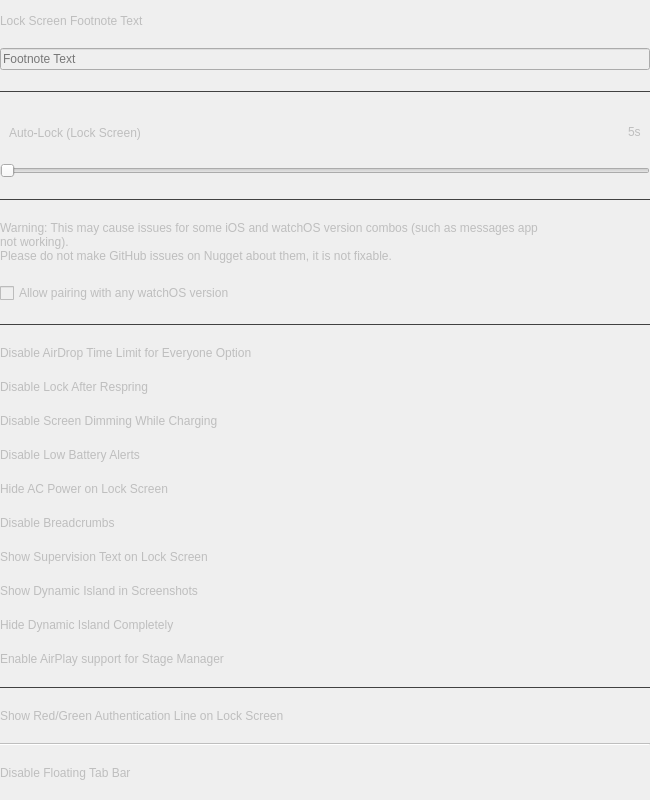
                <widget class="QWidget" name="scrollAreaWidgetContents">
                 <property name="geometry">
                  <rect>
                   <x>0</x>
                   <y>0</y>
                   <width>650</width>
                   <height>800</height>
                  </rect>
                 </property>
                 <property name="sizePolicy">
                  <sizepolicy hsizetype="Preferred" vsizetype="Expanding">
                   <horstretch>0</horstretch>
                   <verstretch>0</verstretch>
                  </sizepolicy>
                 </property>
                 <property name="minimumSize">
                  <size>
                   <width>650</width>
                   <height>500</height>
                  </size>
                 </property>
                 <property name="maximumSize">
                  <size>
                   <width>650</width>
                   <height>2000</height>
                  </size>
                 </property>
                 <layout class="QVBoxLayout" name="verticalLayout_9">
                  <property name="leftMargin">
                   <number>0</number>
                  </property>
                  <property name="topMargin">
                   <number>0</number>
                  </property>
                  <property name="rightMargin">
                   <number>0</number>
                  </property>
                  <property name="bottomMargin">
                   <number>0</number>
                  </property>
                  <item>
                   <widget class="QWidget" name="springboardOptionsPageContent" native="true">
                    <property name="enabled">
                     <bool>false</bool>
                    </property>
                    <property name="maximumSize">
                     <size>
                      <width>650</width>
                      <height>16777215</height>
                     </size>
                    </property>
                    <layout class="QVBoxLayout" name="_2">
                     <property name="leftMargin">
                      <number>0</number>
                     </property>
                     <property name="topMargin">
                      <number>0</number>
                     </property>
                     <property name="rightMargin">
                      <number>0</number>
                     </property>
                     <property name="bottomMargin">
                      <number>0</number>
                     </property>
                     <item>
                      <widget class="QLabel" name="footnoteLbl">
                       <property name="sizePolicy">
                        <sizepolicy hsizetype="Preferred" vsizetype="Fixed">
                         <horstretch>0</horstretch>
                         <verstretch>0</verstretch>
                        </sizepolicy>
                       </property>
                       <property name="text">
                        <string>Lock Screen Footnote Text</string>
                       </property>
                      </widget>
                     </item>
                     <item>
                      <widget class="QLineEdit" name="footnoteTxt">
                       <property name="placeholderText">
                        <string>Footnote Text</string>
                       </property>
                      </widget>
                     </item>
                     <item>
                      <widget class="Line" name="footnoteLine">
                       <property name="styleSheet">
                        <string notr="true">QFrame {
	color: #414141;
}</string>
                       </property>
                       <property name="frameShadow">
                        <enum>QFrame::Plain</enum>
                       </property>
                       <property name="orientation">
                        <enum>Qt::Horizontal</enum>
                       </property>
                      </widget>
                     </item>
                     <item>
                      <widget class="QWidget" name="autoLockLbl" native="true">
                       <property name="sizePolicy">
                        <sizepolicy hsizetype="Preferred" vsizetype="Fixed">
                         <horstretch>0</horstretch>
                         <verstretch>0</verstretch>
                        </sizepolicy>
                       </property>
                       <layout class="QHBoxLayout" name="horizontalLayout_16">
                        <property name="sizeConstraint">
                         <enum>QLayout::SetDefaultConstraint</enum>
                        </property>
                        <property name="bottomMargin">
                         <number>1</number>
                        </property>
                        <item>
                         <widget class="QLabel" name="lockScreenAutoLockLabel">
                          <property name="sizePolicy">
                           <sizepolicy hsizetype="Preferred" vsizetype="Fixed">
                            <horstretch>0</horstretch>
                            <verstretch>0</verstretch>
                           </sizepolicy>
                          </property>
                          <property name="text">
                           <string>Auto‑Lock (Lock Screen)</string>
                          </property>
                         </widget>
                        </item>
                        <item>
                         <spacer name="horizontalSpacer_10">
                          <property name="orientation">
                           <enum>Qt::Horizontal</enum>
                          </property>
                          <property name="sizeHint" stdset="0">
                           <size>
                            <width>40</width>
                            <height>20</height>
                           </size>
                          </property>
                         </spacer>
                        </item>
                        <item>
                         <widget class="QLabel" name="lockScreenAutoLockValueLabel">
                          <property name="sizePolicy">
                           <sizepolicy hsizetype="Preferred" vsizetype="Fixed">
                            <horstretch>0</horstretch>
                            <verstretch>0</verstretch>
                           </sizepolicy>
                          </property>
                          <property name="text">
                           <string notr="true">5s</string>
                          </property>
                         </widget>
                        </item>
                       </layout>
                      </widget>
                     </item>
                     <item>
                      <widget class="QSlider" name="lockScreenAutoLockSlider">
                       <property name="cursor">
                        <cursorShape>OpenHandCursor</cursorShape>
                       </property>
                       <property name="minimum">
                        <number>5</number>
                       </property>
                       <property name="maximum">
                        <number>100</number>
                       </property>
                       <property name="value">
                        <number>5</number>
                       </property>
                       <property name="orientation">
                        <enum>Qt::Horizontal</enum>
                       </property>
                      </widget>
                     </item>
                     <item>
                      <widget class="Line" name="lockScreenAutoLockSeparator">
                       <property name="styleSheet">
                        <string notr="true">QFrame {
	color: #414141;
}</string>
                       </property>
                       <property name="frameShadow">
                        <enum>QFrame::Plain</enum>
                       </property>
                       <property name="orientation">
                        <enum>Qt::Horizontal</enum>
                       </property>
                      </widget>
                     </item>
                     <item>
                      <widget class="QLabel" name="label_66">
                       <property name="sizePolicy">
                        <sizepolicy hsizetype="Preferred" vsizetype="Fixed">
                         <horstretch>0</horstretch>
                         <verstretch>0</verstretch>
                        </sizepolicy>
                       </property>
                       <property name="text">
                        <string>Warning: This may cause issues for some iOS and watchOS version combos (such as messages app
not working).
Please do not make GitHub issues on Nugget about them, it is not fixable.</string>
                       </property>
                      </widget>
                     </item>
                     <item>
                      <widget class="QCheckBox" name="watchOSChk">
                       <property name="text">
                        <string>Allow pairing with any watchOS version</string>
                       </property>
                      </widget>
                     </item>
                     <item>
                      <widget class="Line" name="line_29">
                       <property name="styleSheet">
                        <string notr="true">QFrame {
	color: #414141;
}</string>
                       </property>
                       <property name="frameShadow">
                        <enum>QFrame::Plain</enum>
                       </property>
                       <property name="orientation">
                        <enum>Qt::Horizontal</enum>
                       </property>
                      </widget>
                     </item>
                     <item>
                      <widget class="QWidget" name="airdropTimeLimitContent" native="true">
                       <property name="sizePolicy">
                        <sizepolicy hsizetype="Preferred" vsizetype="Fixed">
                         <horstretch>0</horstretch>
                         <verstretch>0</verstretch>
                        </sizepolicy>
                       </property>
                       <layout class="QVBoxLayout" name="verticalLayout_58">
                        <property name="leftMargin">
                         <number>0</number>
                        </property>
                        <property name="topMargin">
                         <number>0</number>
                        </property>
                        <property name="rightMargin">
                         <number>0</number>
                        </property>
                        <property name="bottomMargin">
                         <number>0</number>
                        </property>
                        <item>
                         <widget class="QLabel" name="label_46">
                          <property name="text">
                           <string>Disable AirDrop Time Limit for Everyone Option</string>
                          </property>
                         </widget>
                        </item>
                        <item>
                         <layout class="QHBoxLayout" name="airdropTimeLimitBtns"/>
                        </item>
                       </layout>
                      </widget>
                     </item>
                     <item>
                      <widget class="QWidget" name="disableLockRespringContent" native="true">
                       <property name="sizePolicy">
                        <sizepolicy hsizetype="Preferred" vsizetype="Fixed">
                         <horstretch>0</horstretch>
                         <verstretch>0</verstretch>
                        </sizepolicy>
                       </property>
                       <layout class="QVBoxLayout" name="verticalLayout_48">
                        <property name="leftMargin">
                         <number>0</number>
                        </property>
                        <property name="topMargin">
                         <number>0</number>
                        </property>
                        <property name="rightMargin">
                         <number>0</number>
                        </property>
                        <property name="bottomMargin">
                         <number>0</number>
                        </property>
                        <item>
                         <widget class="QLabel" name="label_36">
                          <property name="text">
                           <string>Disable Lock After Respring</string>
                          </property>
                         </widget>
                        </item>
                        <item>
                         <layout class="QHBoxLayout" name="disableLockRespringBtns"/>
                        </item>
                       </layout>
                      </widget>
                     </item>
                     <item>
                      <widget class="QWidget" name="disableDimmingContent" native="true">
                       <property name="sizePolicy">
                        <sizepolicy hsizetype="Preferred" vsizetype="Fixed">
                         <horstretch>0</horstretch>
                         <verstretch>0</verstretch>
                        </sizepolicy>
                       </property>
                       <layout class="QVBoxLayout" name="verticalLayout_49">
                        <property name="leftMargin">
                         <number>0</number>
                        </property>
                        <property name="topMargin">
                         <number>0</number>
                        </property>
                        <property name="rightMargin">
                         <number>0</number>
                        </property>
                        <property name="bottomMargin">
                         <number>0</number>
                        </property>
                        <item>
                         <widget class="QLabel" name="label_37">
                          <property name="text">
                           <string>Disable Screen Dimming While Charging</string>
                          </property>
                         </widget>
                        </item>
                        <item>
                         <layout class="QHBoxLayout" name="disableDimmingBtns"/>
                        </item>
                       </layout>
                      </widget>
                     </item>
                     <item>
                      <widget class="QWidget" name="lowBatteryAlertsContent" native="true">
                       <property name="sizePolicy">
                        <sizepolicy hsizetype="Preferred" vsizetype="Fixed">
                         <horstretch>0</horstretch>
                         <verstretch>0</verstretch>
                        </sizepolicy>
                       </property>
                       <layout class="QVBoxLayout" name="verticalLayout_50">
                        <property name="leftMargin">
                         <number>0</number>
                        </property>
                        <property name="topMargin">
                         <number>0</number>
                        </property>
                        <property name="rightMargin">
                         <number>0</number>
                        </property>
                        <property name="bottomMargin">
                         <number>0</number>
                        </property>
                        <item>
                         <widget class="QLabel" name="label_38">
                          <property name="text">
                           <string>Disable Low Battery Alerts</string>
                          </property>
                         </widget>
                        </item>
                        <item>
                         <layout class="QHBoxLayout" name="lowBatteryAlertsBtns"/>
                        </item>
                       </layout>
                      </widget>
                     </item>
                     <item>
                      <widget class="QWidget" name="hideACPowerContent" native="true">
                       <property name="sizePolicy">
                        <sizepolicy hsizetype="Preferred" vsizetype="Fixed">
                         <horstretch>0</horstretch>
                         <verstretch>0</verstretch>
                        </sizepolicy>
                       </property>
                       <layout class="QVBoxLayout" name="verticalLayout_51">
                        <property name="leftMargin">
                         <number>0</number>
                        </property>
                        <property name="topMargin">
                         <number>0</number>
                        </property>
                        <property name="rightMargin">
                         <number>0</number>
                        </property>
                        <property name="bottomMargin">
                         <number>0</number>
                        </property>
                        <item>
                         <widget class="QLabel" name="label_39">
                          <property name="text">
                           <string>Hide AC Power on Lock Screen</string>
                          </property>
                         </widget>
                        </item>
                        <item>
                         <layout class="QHBoxLayout" name="hideACPowerBtns"/>
                        </item>
                       </layout>
                      </widget>
                     </item>
                     <item>
                      <widget class="QWidget" name="disableCrumbContent" native="true">
                       <property name="sizePolicy">
                        <sizepolicy hsizetype="Preferred" vsizetype="Fixed">
                         <horstretch>0</horstretch>
                         <verstretch>0</verstretch>
                        </sizepolicy>
                       </property>
                       <property name="toolTip">
                        <string>Removes '&lt; PreviousAppName' glyph in Status Bar when being forwarded to another app.</string>
                       </property>
                       <layout class="QVBoxLayout" name="verticalLayout_52">
                        <property name="leftMargin">
                         <number>0</number>
                        </property>
                        <property name="topMargin">
                         <number>0</number>
                        </property>
                        <property name="rightMargin">
                         <number>0</number>
                        </property>
                        <property name="bottomMargin">
                         <number>0</number>
                        </property>
                        <item>
                         <widget class="QLabel" name="label_40">
                          <property name="text">
                           <string>Disable Breadcrumbs</string>
                          </property>
                         </widget>
                        </item>
                        <item>
                         <layout class="QHBoxLayout" name="disableCrumbBtns"/>
                        </item>
                       </layout>
                      </widget>
                     </item>
                     <item>
                      <widget class="QWidget" name="supervisionTextContent" native="true">
                       <property name="sizePolicy">
                        <sizepolicy hsizetype="Preferred" vsizetype="Fixed">
                         <horstretch>0</horstretch>
                         <verstretch>0</verstretch>
                        </sizepolicy>
                       </property>
                       <property name="toolTip">
                        <string>Shows info about the device supervision status and organization at the bottom of the lock screen.</string>
                       </property>
                       <layout class="QVBoxLayout" name="verticalLayout_53">
                        <property name="leftMargin">
                         <number>0</number>
                        </property>
                        <property name="topMargin">
                         <number>0</number>
                        </property>
                        <property name="rightMargin">
                         <number>0</number>
                        </property>
                        <property name="bottomMargin">
                         <number>0</number>
                        </property>
                        <item>
                         <widget class="QLabel" name="label_41">
                          <property name="text">
                           <string>Show Supervision Text on Lock Screen</string>
                          </property>
                         </widget>
                        </item>
                        <item>
                         <layout class="QHBoxLayout" name="supervisionTextBtns"/>
                        </item>
                       </layout>
                      </widget>
                     </item>
                     <item>
                      <widget class="QWidget" name="showDIInScreenshotsContent" native="true">
                       <property name="sizePolicy">
                        <sizepolicy hsizetype="Preferred" vsizetype="Fixed">
                         <horstretch>0</horstretch>
                         <verstretch>0</verstretch>
                        </sizepolicy>
                       </property>
                       <layout class="QVBoxLayout" name="verticalLayout_54">
                        <property name="leftMargin">
                         <number>0</number>
                        </property>
                        <property name="topMargin">
                         <number>0</number>
                        </property>
                        <property name="rightMargin">
                         <number>0</number>
                        </property>
                        <property name="bottomMargin">
                         <number>0</number>
                        </property>
                        <item>
                         <widget class="QLabel" name="label_42">
                          <property name="text">
                           <string>Show Dynamic Island in Screenshots</string>
                          </property>
                         </widget>
                        </item>
                        <item>
                         <layout class="QHBoxLayout" name="showDIInScreenshotsBtns"/>
                        </item>
                       </layout>
                      </widget>
                     </item>
                     <item>
                      <widget class="QWidget" name="hideDICompletelyContent" native="true">
                       <property name="sizePolicy">
                        <sizepolicy hsizetype="Preferred" vsizetype="Fixed">
                         <horstretch>0</horstretch>
                         <verstretch>0</verstretch>
                        </sizepolicy>
                       </property>
                       <layout class="QVBoxLayout" name="verticalLayout_70">
                        <property name="leftMargin">
                         <number>0</number>
                        </property>
                        <property name="topMargin">
                         <number>0</number>
                        </property>
                        <property name="rightMargin">
                         <number>0</number>
                        </property>
                        <property name="bottomMargin">
                         <number>0</number>
                        </property>
                        <item>
                         <widget class="QLabel" name="label_63">
                          <property name="text">
                           <string>Hide Dynamic Island Completely</string>
                          </property>
                         </widget>
                        </item>
                        <item>
                         <layout class="QHBoxLayout" name="hideDICompletelyBtns"/>
                        </item>
                       </layout>
                      </widget>
                     </item>
                     <item>
                      <widget class="QWidget" name="enableAirPlayContent" native="true">
                       <property name="sizePolicy">
                        <sizepolicy hsizetype="Preferred" vsizetype="Fixed">
                         <horstretch>0</horstretch>
                         <verstretch>0</verstretch>
                        </sizepolicy>
                       </property>
                       <layout class="QVBoxLayout" name="verticalLayout_55">
                        <property name="leftMargin">
                         <number>0</number>
                        </property>
                        <property name="topMargin">
                         <number>0</number>
                        </property>
                        <property name="rightMargin">
                         <number>0</number>
                        </property>
                        <property name="bottomMargin">
                         <number>0</number>
                        </property>
                        <item>
                         <widget class="QLabel" name="label_43">
                          <property name="text">
                           <string>Enable AirPlay support for Stage Manager</string>
                          </property>
                         </widget>
                        </item>
                        <item>
                         <layout class="QHBoxLayout" name="enableAirPlayBtns"/>
                        </item>
                       </layout>
                      </widget>
                     </item>
                     <item>
                      <widget class="Line" name="line_2">
                       <property name="styleSheet">
                        <string notr="true">QFrame {
	color: #414141;
}</string>
                       </property>
                       <property name="frameShadow">
                        <enum>QFrame::Plain</enum>
                       </property>
                       <property name="orientation">
                        <enum>Qt::Horizontal</enum>
                       </property>
                      </widget>
                     </item>
                     <item>
                      <widget class="QWidget" name="authEngUIContent" native="true">
                       <property name="sizePolicy">
                        <sizepolicy hsizetype="Preferred" vsizetype="Fixed">
                         <horstretch>0</horstretch>
                         <verstretch>0</verstretch>
                        </sizepolicy>
                       </property>
                       <layout class="QVBoxLayout" name="verticalLayout_56">
                        <property name="leftMargin">
                         <number>0</number>
                        </property>
                        <property name="topMargin">
                         <number>0</number>
                        </property>
                        <property name="rightMargin">
                         <number>0</number>
                        </property>
                        <property name="bottomMargin">
                         <number>0</number>
                        </property>
                        <item>
                         <widget class="QLabel" name="label_44">
                          <property name="text">
                           <string>Show Red/Green Authentication Line on Lock Screen</string>
                          </property>
                         </widget>
                        </item>
                        <item>
                         <layout class="QHBoxLayout" name="authEngUIBtns"/>
                        </item>
                       </layout>
                      </widget>
                     </item>
                     <item>
                      <widget class="Line" name="line">
                       <property name="orientation">
                        <enum>Qt::Horizontal</enum>
                       </property>
                      </widget>
                     </item>
                     <item>
                      <widget class="QWidget" name="floatingTabBarContent" native="true">
                       <property name="sizePolicy">
                        <sizepolicy hsizetype="Preferred" vsizetype="Fixed">
                         <horstretch>0</horstretch>
                         <verstretch>0</verstretch>
                        </sizepolicy>
                       </property>
                       <layout class="QVBoxLayout" name="verticalLayout_57">
                        <property name="leftMargin">
                         <number>0</number>
                        </property>
                        <property name="topMargin">
                         <number>0</number>
                        </property>
                        <property name="rightMargin">
                         <number>0</number>
                        </property>
                        <property name="bottomMargin">
                         <number>0</number>
                        </property>
                        <item>
                         <widget class="QLabel" name="label_45">
                          <property name="text">
                           <string>Disable Floating Tab Bar</string>
                          </property>
                         </widget>
                        </item>
                        <item>
                         <layout class="QHBoxLayout" name="floatingTabBarBtns"/>
                        </item>
                       </layout>
                      </widget>
                     </item>
                    </layout>
                   </widget>
                  </item>
                 </layout>
                </widget>
